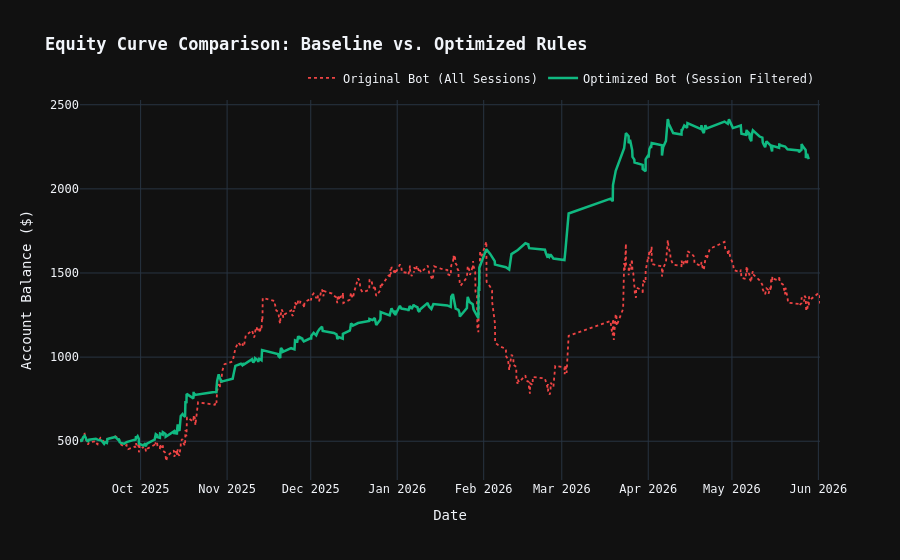

The code cell stored with this chart in its notebook:
### Code cell
import plotly.graph_objects as go

# 1. Baseline Cumulative Equity
df_clean["baseline_equity"] = 500.0 + df_clean["PnL"].cumsum()

# 2. Optimized Cumulative Equity (Applying your session filters)
df_opt = df_clean[
    (df_clean["session"] != "New York") & 
    ~((df_clean["Strategy"] == "SMC_CHOCH") & (df_clean["session"] == "Asian"))
].copy()
df_opt["optimized_equity"] = 500.0 + df_opt["PnL"].cumsum()

# 3. Plot Comparison
fig_comp = go.Figure()

fig_comp.add_trace(go.Scatter(
    x=df_clean["Entry Time"],
    y=df_clean["baseline_equity"],
    mode="lines",
    name="Original Bot (All Sessions)",
    line=dict(color="#ef4444", width=1.8, dash="dot")
))

fig_comp.add_trace(go.Scatter(
    x=df_opt["Entry Time"],
    y=df_opt["optimized_equity"],
    mode="lines",
    name="Optimized Bot (Session Filtered)",
    line=dict(color="#10b981", width=2.5)
))

fig_comp.update_layout(
    title="<b>Equity Curve Comparison: Baseline vs. Optimized Rules</b>",
    xaxis_title="Date",
    yaxis_title="Account Balance ($)",
    template="plotly_dark",
    font=dict(family="monospace"),
    legend=dict(orientation="h", yanchor="bottom", y=1.02, xanchor="right", x=1)
)

fig_comp.show()

### Figure 1 — Plotly figure (JSON) as saved in the notebook; plotly's stock layout.template omitted (floating-point values rounded to 4 significant figures; data arrays with more than 128 entries replaced by an {"elided": "..."} marker saying what was removed)
{"data": [{"line": {"color": "#ef4444", "dash": "dot", "width": 1.8}, "mode": "lines", "name": "Original Bot (All Sessions)", "type": "scatter", "x": {"elided": "592 str values"}, "y": {"elided": "592 float values"}}, {"line": {"color": "#10b981", "width": 2.5}, "mode": "lines", "name": "Optimized Bot (Session Filtered)", "type": "scatter", "x": {"elided": "351 str values"}, "y": {"elided": "351 float values"}}], "layout": {"font": {"family": "monospace"}, "legend": {"orientation": "h", "x": 1, "xanchor": "right", "y": 1.02, "yanchor": "bottom"}, "title": {"text": "<b>Equity Curve Comparison: Baseline vs. Optimized Rules</b>"}, "xaxis": {"title": {"text": "Date"}}, "yaxis": {"title": {"text": "Account Balance ($)"}}}}
